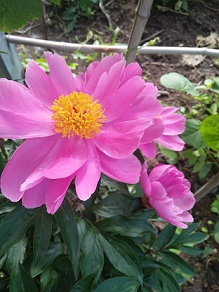
#> input picture Python.OpenCV.From.Novice.To.Practice/code/02/09/2.1.jpg, 219 x 292 px, found by its file name
$ python Demo_09.py
#> lines starting #> are read from the running program, lines starting #| are printed output that depends on the picture
import cv2

rgb_image = cv2.imread("D:/2.1.jpg")
#> rgb_image is the input picture: shape (292, 219, 3); mean B, G, R 106.2, 92.8, 122.8
cv2.imshow("2.1", rgb_image)
# 图2.1从RGB色彩空间转换到HSV色彩空间
hsv_image = cv2.cvtColor(rgb_image, cv2.COLOR_RGB2HSV)
#> hsv_image: shape (292, 219, 3); mean H, S, V 97.5, 96.6, 131.7
h, s, v = cv2.split(hsv_image) # 拆分HSV图像中的通道
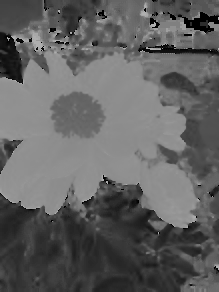
#> h: shape (292, 219); min 0, max 178, mean 97.5
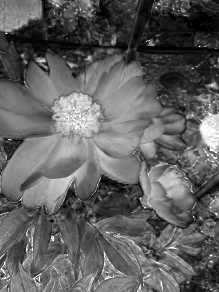
#> s: shape (292, 219); min 0, max 255, mean 96.6
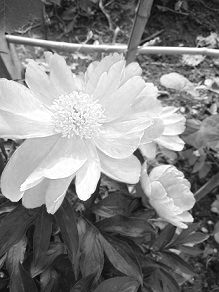
#> v: shape (292, 219); min 3, max 255, mean 131.7
h[:, :] = 180 # 将H通道的值调整为180
#> h: shape (292, 219); every value is 180
hsv = cv2.merge([h, s, v]) # 合并拆分后的通道图像
#> hsv: shape (292, 219, 3); mean H, S, V 180, 96.6, 131.7
# 合并通道后的图像从HSV色彩空间转换到RGB色彩空间
new_Image = cv2.cvtColor(hsv, cv2.COLOR_HSV2RGB)
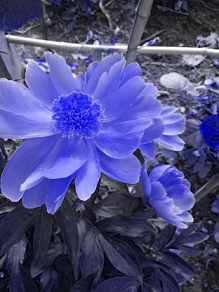
#> new_Image: shape (292, 219, 3); mean B, G, R 131.7, 76.7, 76.7
cv2.imshow("NEW",new_Image)
cv2.waitKey()
cv2.destroyAllWindows()
